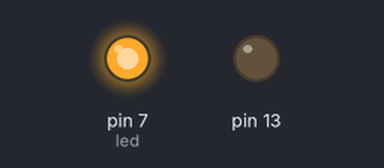
A sketch run on a simulated Arduino Uno, built with avr-gcc and run on an emulated ATmega328P. Parts: output pins drawn as LEDs (lit = HIGH).

Above: at 0.2 s.
At 6.2 s:
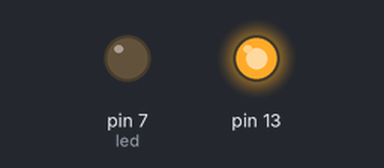
At 11.7 s:
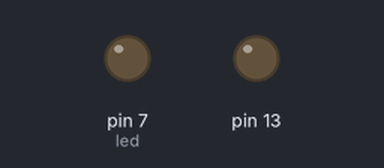
Timing chart, 0 to 13.0 s (numbered marks = the images above):
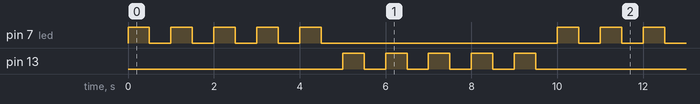

Measured:
- by itself, pin 7 (led), pin 13: repeats every 10.0 s: 4 × (LOW 0.50 s, HIGH 0.50 s), LOW 5.5 s, HIGH 0.50 s
- by itself, everything shown: repeats every 10.0 s, in 20 steps

The sketch:

first.ino
```cpp
int led = 7; //the built in led code

void setup() {
  // put your setup code here, to run once:
  pinMode(led,OUTPUT); //defining that we want an output from this led
  pinMode(LED_BUILTIN,OUTPUT); //LED_BUILTIN is the keyword for the 13 led
}

void loop() {
  // put your main code here, to run repeatedly:
  for(int i=0;i<5;i++)
  {
    digitalWrite(led,HIGH);
    //digitalWrite(LED_BUILTIN,LOW);
    delay(500);
    digitalWrite(led,LOW);
    //digitalWrite(LED_BUILTIN,HIGH);
    delay(500);
  }
  for(int i=0;i<5;i++)
  {
    digitalWrite(LED_BUILTIN,HIGH);
    delay(500);
    digitalWrite(LED_BUILTIN,LOW);
    delay(500);
  }
}
```
